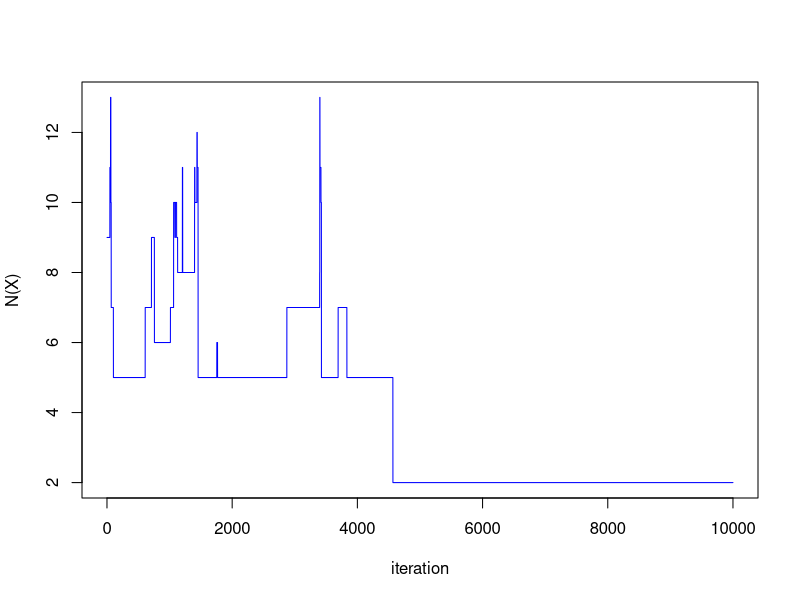
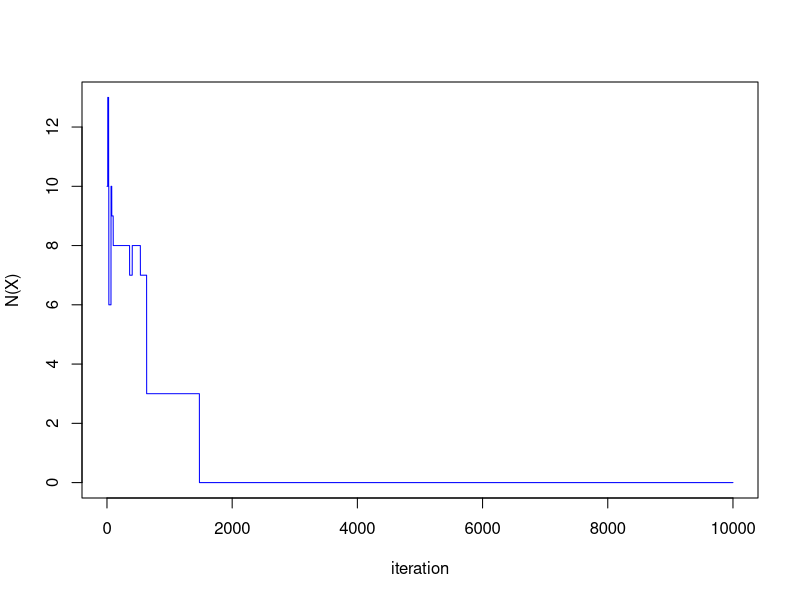
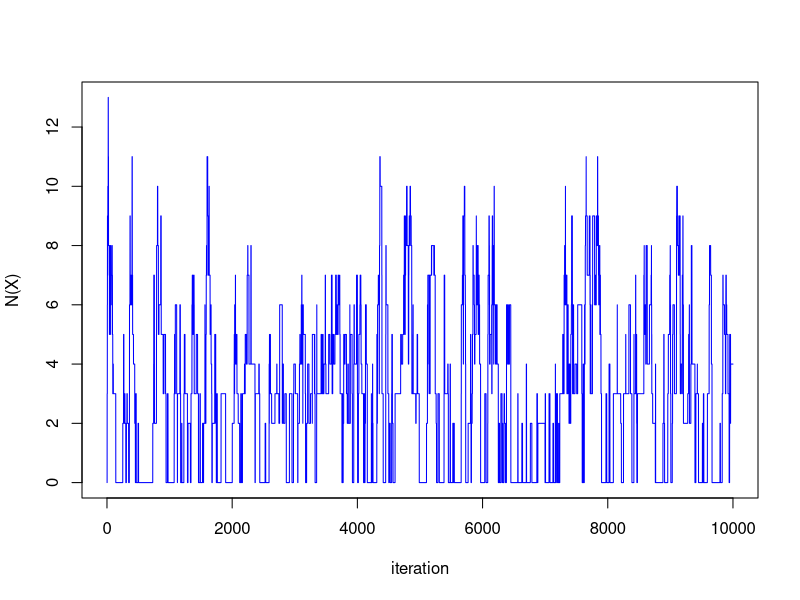
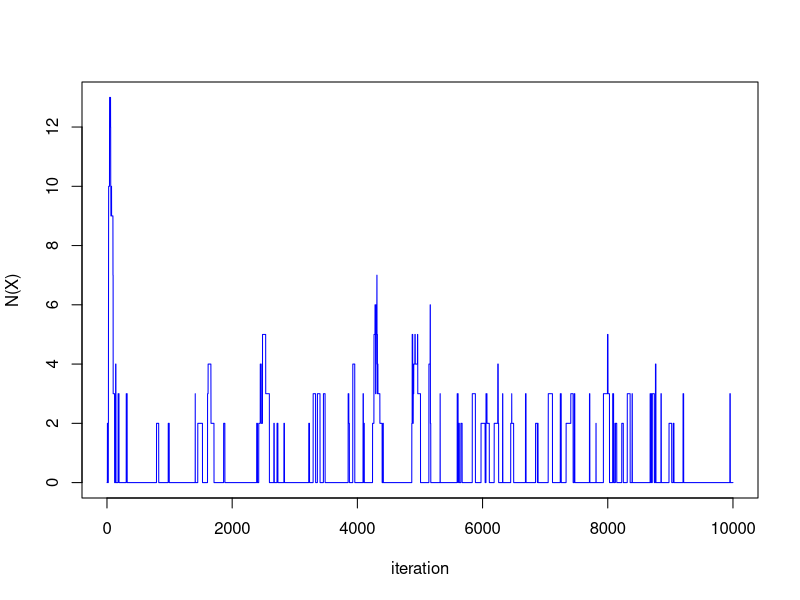
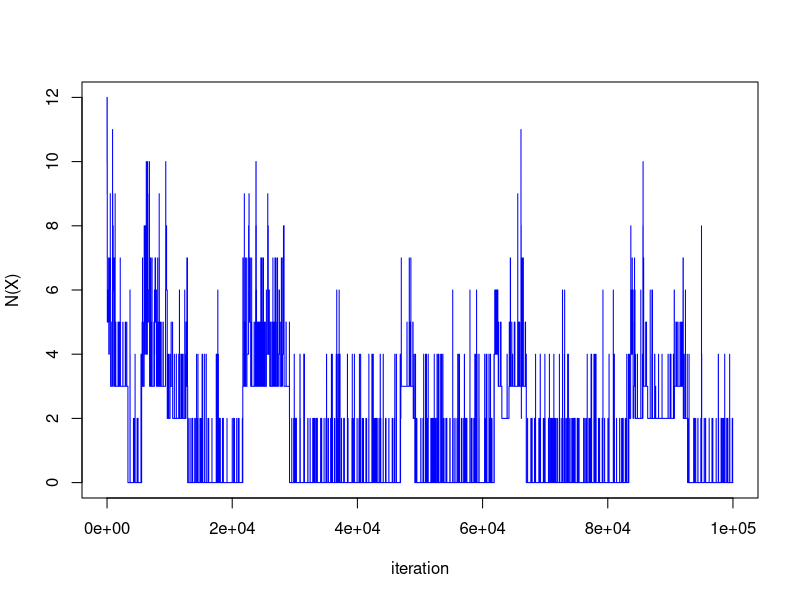

The R script that drew these images, in order:
## * Compute neighboring matrix
M1_base <- cbind(diag(3), rep(0, 3)) + cbind(rep(0, 3), -diag(3))
M1 <- rbind(
  cbind(M1_base, matrix(0, 3, 12)),
  cbind(matrix(0, 3, 4), M1_base, matrix(0, 3, 8)),
  cbind(matrix(0, 3, 8), M1_base, matrix(0, 3, 4)),
  cbind(matrix(0, 3, 12), M1_base))
M2_base <- cbind(diag(4), -diag(4))
M2 <- rbind(
  cbind(M2_base, matrix(0, 4, 8)),
  cbind(matrix(0, 4, 4), M2_base, matrix(0, 4, 4)),
  cbind(matrix(0, 4, 8), M2_base))
M <- rbind(M1, M2)

D <- function(V) {
  X <- matrix(V, 4, 4)
  sum(abs(diff(X, 1, 1))) + sum(abs(diff(t(X), 1, 1)))
}

## test
V1 <- c(1, 0, 0, 0, 0, 0, 0, 0, 0, 0, 0, 0, 0, 0, 0, 0)
print(sprintf("For example 1, D(X) = %i", sum(abs(M %*% V1))))
V2 <- c(1, 0, 0, 0, 1, 1, 0, 0, 0, 0, 0, 0, 0, 0, 0, 0)
print(sprintf("For example 2, D(X) = %i", sum(abs(M %*% V2))))

## * Metropolis-Hastings algorithm
random_walk_metropolis <- function(true_dens, prop_func,
                                   X_init, sample_size, lambda) {
  X <- X_init
  samples <- matrix(NA, sample_size, length(X_init))
  for (i in 1:sample_size) {
    X_new <- prop_func(X)
    alpha <- min(1, true_dens(X_new, lambda) / true_dens(X, lambda))
    U <- runif(1)
    if (U < alpha) {
      samples[i, ] <- X_new
      X <- X_new
    } else {
      samples[i, ] <- X
    }
  }
  return(samples)
}

true_dens <- function(V, lambda) {
  N_X <- sum(V)
  D_X <- D(V) #sum(abs(M %*% V))
  0.8^N_X * 0.2^(16 - N_X) * exp(-lambda * D_X)
}

diag_all_one <- function(V) {
  X <- matrix(V, 4, 4)
  all(diag(X) == 1)
}

## * MH1
prop_func1 <- function(X) {
  rbinom(16, 1, 0.5)
}

V <- matrix(0, 4, 4)
sample_size <- 10000
samples <- random_walk_metropolis(true_dens, prop_func1, V, sample_size, 0.5)
plot(1:sample_size, apply(samples, 1, D),
  type = "l", col = "blue", xlab = "iteration", ylab = "N(X)"
)
print(sprintf(
  "Probability for algo 1, lambda = 0.5: %.3f",
  mean(apply(samples, 1, diag_all_one))
))

samples <- random_walk_metropolis(true_dens, prop_func1, V, sample_size, 1)
plot(1:sample_size, apply(samples, 1, D),
  type = "l", col = "blue", xlab = "iteration", ylab = "N(X)"
)
print(sprintf(
  "Probability for algo 1, lambda = 1: %.3f",
  mean(apply(samples, 1, diag_all_one))
))

## * MH2
prop_func2 <- function(X) {
  idx <- sample(16, 1, replace = TRUE, prob = rep(1 / 16, 16))
  X[idx] <- rbinom(1, 1, 0.5)
  return(X)
}

samples <- random_walk_metropolis(true_dens, prop_func2, V, sample_size, 0.5)
plot(1:sample_size, apply(samples, 1, D),
  type = "l", col = "blue", xlab = "iteration", ylab = "N(X)"
)
print(sprintf(
  "Probability for algo 2, lambda = 0.5: %.3f",
  mean(apply(samples, 1, diag_all_one))
))

samples <- random_walk_metropolis(true_dens, prop_func2, V, sample_size, 1)
plot(1:sample_size, apply(samples, 1, D),
  type = "l", col = "blue", xlab = "iteration", ylab = "N(X)"
)
print(sprintf(
  "Probability for algo 2, lambda = 1: %.3f",
  mean(apply(samples, 1, diag_all_one))
))

## * MH3
sample_size <- 100000
lambda <- 1
V <- V2
X <- matrix(V, 4, 4)
samples <- matrix(NA, sample_size, length(V))
for (i in 1:sample_size) {
  ## diagonal
  X.star <- X
  diag(X.star) <- rbinom(4, 1, 0.5)
  alpha <- min(1, true_dens(c(X.star), lambda) / true_dens(c(X), lambda))
  U <- runif(1)
  if (U < alpha) {
    samples[i, ] <- c(X.star)
    X <- X.star
  } else {
    samples[i, ] <- c(X)
  }
  ## off-diagonal
  X.star <- X
  X.star[col(X.star) != row(X.star)] <- rbinom(12, 1, 0.5)
  alpha <- min(1, true_dens(c(X.star), lambda) / true_dens(c(X), lambda))
  U <- runif(1)
  if (U < alpha) {
    samples[i, ] <- c(X.star)
    X <- X.star
  } else {
    samples[i, ] <- c(X)
  }
}

plot(1:sample_size, apply(samples, 1, D),
  type = "l", col = "blue", xlab = "iteration", ylab = "N(X)"
)

print(sprintf(
  "Probability for algo 2, lambda = 1: %.3f",
  mean(apply(samples, 1, diag_all_one))
))
